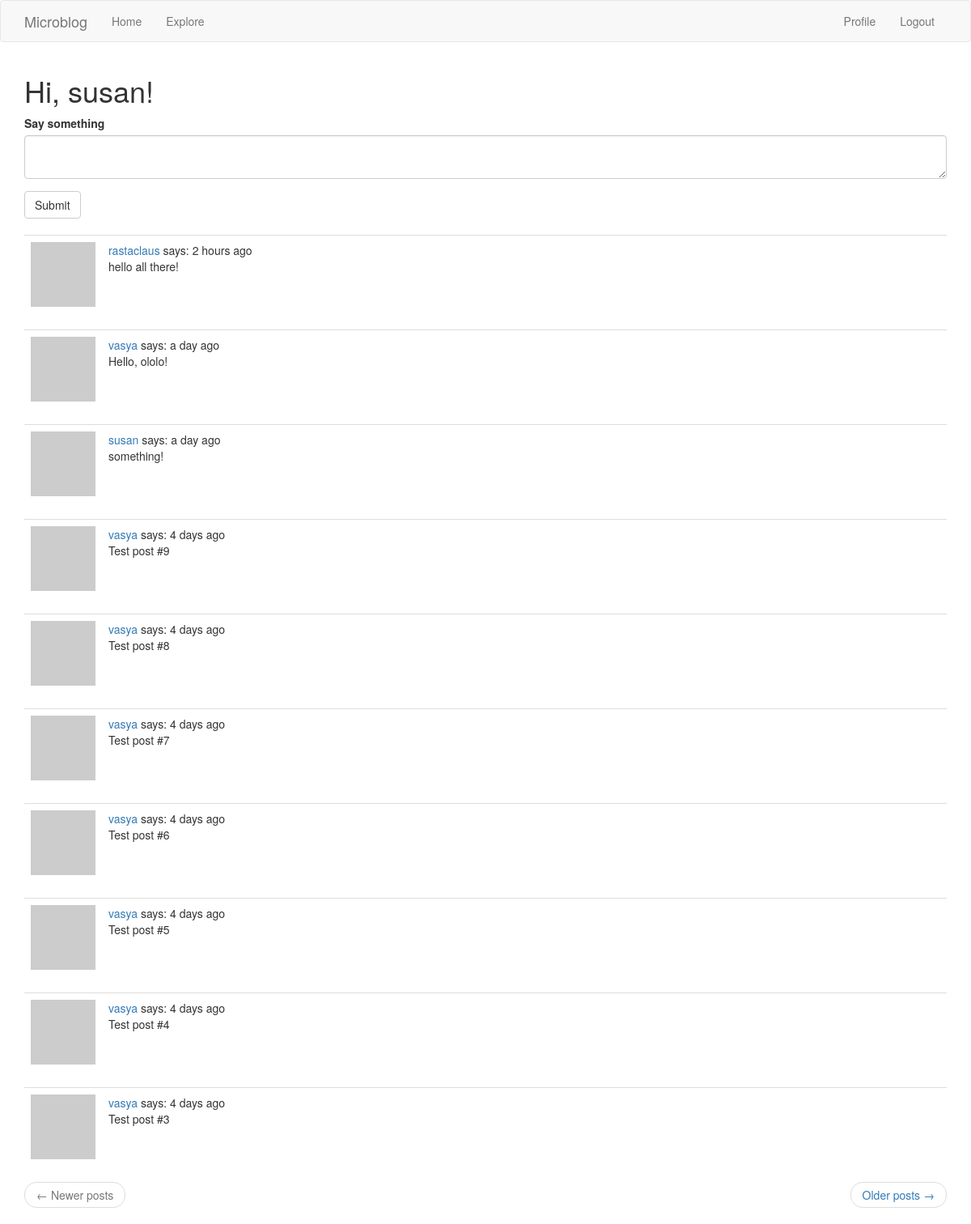
The app's page /index (signed in) with its own data.
### app/models.py (models this page shows, shortened)
class User(UserMixin, db.Model):
    id = db.Column(db.Integer, primary_key=True)
    username = db.Column(db.String(64), index=True, unique=True)
    email = db.Column(db.String(120), index=True, unique=True)
    password_hash = db.Column(db.String(128))
    posts = db.relationship('Post', backref='author', lazy='dynamic')
    about_me = db.Column(db.String(140))
    last_seen = db.Column(db.DateTime, default=datetime.utcnow)
    followed = db.relationship(
        'User', secondary='followers',
        primaryjoin=(followers.c.follower_id == id),
        secondaryjoin=(followers.c.followed_id == id),
        backref=db.backref('followers', lazy='dynamic'), lazy='dynamic')
    def avatar(self, size):
        digest = md5(self.email.lower().encode('utf-8')).hexdigest()
        return f'https://www.gravatar.com/avatar/{digest}?d=identicon&s={size}'
    def followed_posts(self):
        followed = Post.query.join(
            followers, (followers.c.followed_id == Post.user_id)).filter(
                followers.c.follower_id == self.id)
        own = Post.query.filter_by(user_id=self.id)
        return followed.union(own).order_by(Post.timestamp.desc())

class Post(db.Model):
    id = db.Column(db.Integer, primary_key=True)
    body = db.Column(db.String(140))
    timestamp = db.Column(db.DateTime, index=True, default=datetime.utcnow)
    user_id = db.Column(db.Integer, db.ForeignKey('user.id'))

### app/routes.py (the view)
@app.route('/', methods=['GET', 'POST'])
@app.route('/index', methods=['GET', 'POST'])
@login_required
def index():
    form = PostForm()
    if form.validate_on_submit():
        post = Post(body=form.post.data, author=current_user)
        db.session.add(post)
        db.session.commit()
        flash('Your post is now live!')
        return redirect(url_for('index'))
    page = request.args.get('page', 1, type=int)
    posts = current_user.followed_posts().paginate(
            page, app.config['POSTS_PER_PAGE'], False)
    next_url = url_for('index', page=posts.next_num) \
        if posts.has_next else None
    prev_url = url_for('index', page=posts.prev_num) \
        if posts.has_prev else None
    context = {
        'posts': posts.items,
        'title': 'Home Page',
        'form': form,
        'next_url': next_url,
        'prev_url': prev_url}
    return render_template('index.html', **context)

### app/forms.py
class PostForm(FlaskForm):
    post = TextAreaField("Say something", validators=[
        DataRequired(), Length(min=1, max=140)])
    submit = SubmitField("Submit")

### app/models.py (called while the page is built)
@login.user_loader
def load_user(id):
    return User.query.get(int(id))

### app/routes.py (called while the page is built)
@app.before_request
def before_request():
    if current_user.is_authenticated:
        current_user.last_seen = datetime.utcnow()
        db.session.commit()

### app/templates/index.html
{% extends "base.html" %}
{% import 'bootstrap/wtf.html' as wtf %}
{% block app_content %}
    <h1>Hi, {{ current_user.username }}!</h1>
    {% if form %}
    {{ wtf.quick_form(form) }}
    <br>
    {% endif %}
    {% for post in posts %}
        {% include '_post.html' %}
    {% endfor %}
    <nav aria-label="...">
        <ul class="pager">
            <li class="previous{% if not prev_url %} disabled{% endif %}">
                <a href="{{ prev_url or '#' }}">
                    <span aria-hidden="true">&larr;</span> Newer posts
                </a>
            </li>
            <li class="next{% if not next_url %} disabled{% endif %}">
                <a href="{{ next_url or '#' }}">
                    Older posts <span aria-hidden="true">&rarr;</span>
                </a>
            </li>
        </ul>
    </nav>
{% endblock %}

### app/templates/_post.html
    <table class="table table-hover">
        <tr>
            <td width="70px">
                <a href="{{ url_for('user', username=post.author.username) }}">
                    <img src="{{ post.author.avatar(70) }}" />
                </a>
            </td>
            <td>
                <a href="{{ url_for('user', username=post.author.username) }}">
                    {{ post.author.username }}
                </a>
                says: {{ moment(post.timestamp).fromNow() }}
                <br>
                {{ post.body }}
            </td>
        </tr>
    </table>

### records on screen
User: username "susan"
Post: author.username "rastaclaus", timestamp "2 hours ago", body "hello all there!"
Post: author.username "vasya", timestamp "a day ago", body "Hello, ololo!"
Post: author.username "susan", timestamp "a day ago", body "something!"
Post: author.username "vasya", timestamp "4 days ago", body "Test post #9"
Post: author.username "vasya", timestamp "4 days ago", body "Test post #8"
Post: author.username "vasya", timestamp "4 days ago", body "Test post #7"
Post: author.username "vasya", timestamp "4 days ago", body "Test post #6"
Post: author.username "vasya", timestamp "4 days ago", body "Test post #5"
Post: author.username "vasya", timestamp "4 days ago", body "Test post #4"
Post: author.username "vasya", timestamp "4 days ago", body "Test post #3"
